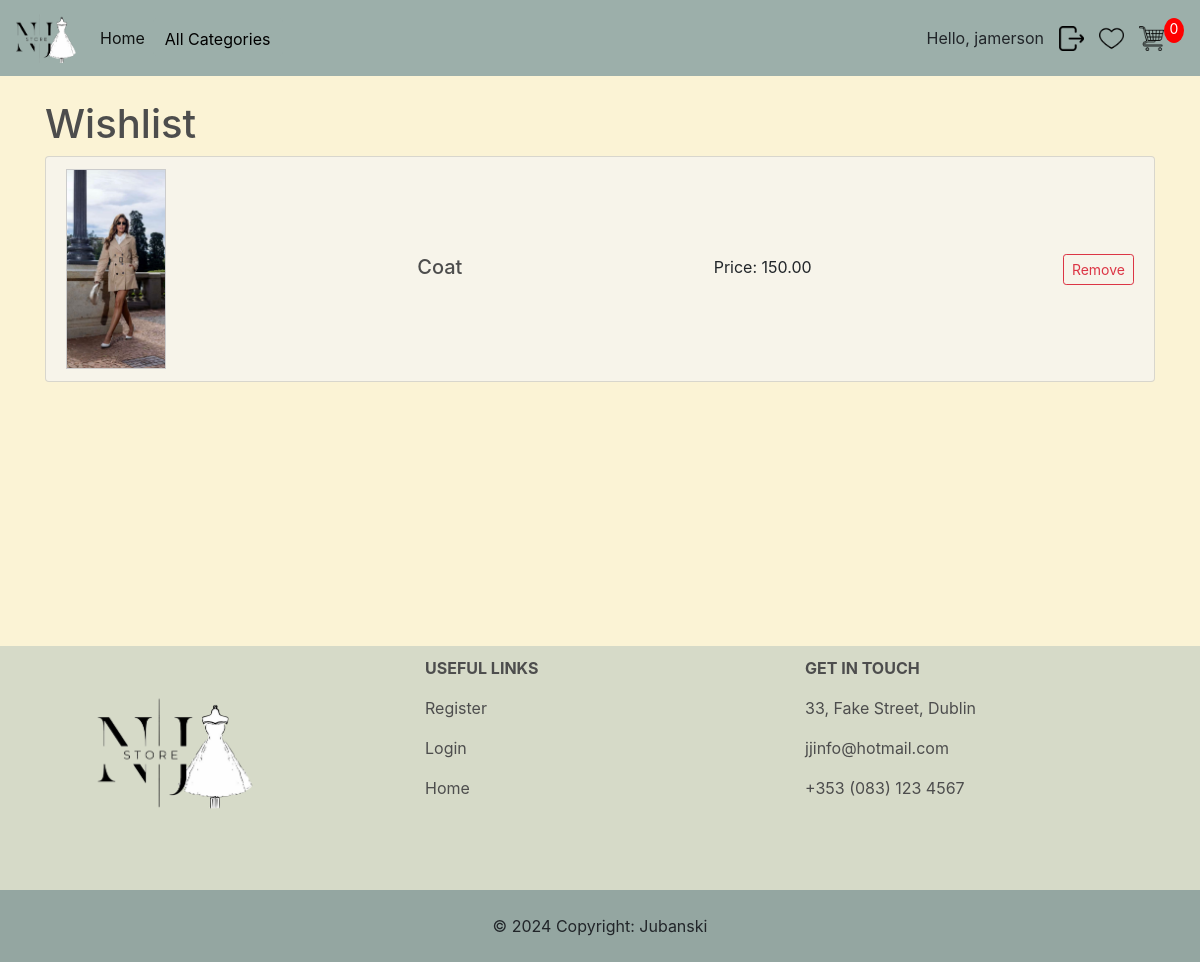
Screenshot of /wishlist/ (signed in) with the database file from the repository.
### store/models.py (models this page shows, shortened)
class Product(models.Model):
    name = models.CharField(max_length=200, null=True)
    description = models.TextField()
    price = models.DecimalField(max_digits=7, decimal_places=2)
    sizes = models.ManyToManyField(Size, related_name='products', blank=True)
    image = models.ImageField(upload_to='product_images/',null=True, blank=True)
    category = models.CharField(max_length=100)
    digital = models.BooleanField(default=False,null=True, blank=True)

### store/views.py (the view)
# urls.py: path('wishlist/', views.wishlist_view, name='wishlist'),
@login_required(login_url='login')
def wishlist_view(request):
    wishlist = Wishlist.objects.get_or_create(user=request.user)[0]
    data = cartData(request)
    cartItems = data['cartItems']
    context = {'wishlist': wishlist, 'cartItems': cartItems}
    return render(request, 'store/wishlist.html', context)

### store/context_processors.py (called while the page is built)
def categories(request):
    categories = Product.objects.values_list('category', flat=True).distinct()
    return {'categories': categories}

### store/models.py (called while the page is built)
    @property
    def get_cart_items(self):
        orderitems = self.orderitem_set.all()
        total = sum([item.quantity for item in orderitems])
        return total

### store/utils.py (called while the page is built)
def cartData(request):
    if request.user.is_authenticated:
        try:
            customer = request.user.customer
        except Customer.DoesNotExist:
            customer = None
        if customer:
            order, created = Order.objects.get_or_create(customer=customer, complete=False)
            items = order.orderitem_set.all()
            cartItems = order.get_cart_items
        else:
            order = None
            items = []
            cartItems = 0
    else:
        cookieData = cookieCart(request)
        cartItems = cookieData['cartItems']
        order = cookieData['order']
        items = cookieData['items']
    return{'cartItems':cartItems, 'order':order, 'items':items}

### store/templates/store/wishlist.html (shortened to what this page needs)
{% extends 'store/main.html' %}
{% load static %}
{% block content %}
<h1>Wishlist</h1>
    <div class="list-group ">
        {% for product in wishlist.products.all %}
            <div class="list-group-item d-flex justify-content-between align-items-center" style="background-color: #f7f4ea;">
                <div>
                    <a href="{% url 'product_detail' product_id=product.id %}">
                        <img class="smaller-image-gallery" src="{{product.image.url}}">
                    </a>
                </div>
                <div>
                    <a href="{% url 'product_detail' product_id=product.id %}">
                        <h5 class="mb-1">{{ product.name }}</h5>
                    </a>
                </div>
                <p class="mb-1">Price: {{ product.price }}</p>
                <a href="{% url 'removeFromWishlist' product.id %}" class="btn btn-sm btn-outline-danger">Remove</a>
            </div>
        {% endfor %}
    </div>
<br>
<br>
<br>
<br>
<br>
<br>
<br>
<br>
<br>
{% endblock content %}

### store/templates/store/main.html (shortened to what this page needs)
<!DOCTYPE html>
{% load static %}
<html lang="en">
<head>
    <link rel="stylesheet" type="text/css" href="{% static 'css/main.css' %}">
    <link rel="stylesheet" href="https://stackpath.bootstrapcdn.com/bootstrap/4.4.1/css/bootstrap.min.css">
	<link rel="stylesheet" href="https://use.fontawesome.com/releases/v5.6.1/css/all.css">
</head>
<body>
    <nav class="navbar navbar-expand-lg navbar-light custom-navbar">
        <div class="collapse navbar-collapse" id="navbarTogglerDemo01">
          <a class="navbar-brand" href="{% url 'store' %}">
                <img src="{% static 'images/logonav.png' %}" alt="JJ Store Logo" width="60" height="50">
          </a>
          <ul class="navbar-nav mr-auto mt-2 mt-lg-0">
            <li class="nav-item active">
              <a class="nav-link" href="{% url 'store' %}"> Home <span class="sr-only">(current)</span></a>
            </li>
            <li class="nav-item active">
                <form id="categoryForm" class="d-flex" method="GET" action="{% url 'filter_category' %}">
                    <select id="categorySelect" class="form-control mr-sm-1 custom-dropdown" name="category">
                        <option value="">All Categories</option>
                    </select>
                </form>
            </li>
          </ul>
        <div class="form-inline my-2 my-lg-0">
            {% if request.user.is_authenticated %}
                <span>Hello, {{request.user}}</span>
                <a href="{% url 'logout' %}">
                    <img id="cart-icon" src="{% static 'images/logout.png' %}">
                </a>
            {% else %}
                <a href="{% url 'login' %} ">
                    <img id="cart-icon" src="{% static 'images/login.png' %}">
                </a>
            {% endif %}
            <a href="{% url 'wishlist' %}">
                <img id="cart-icon" src="{% static 'images/emptyHeart.png' %}">
            </a>
            <a href="{% url 'cart' %}">
                <img id="cart-icon" src="{% static 'images/shopping-cart.png' %}">
            </a>
            <p id="cart-total">{{cartItems}}</p>
        </div>
        </div>
      </nav>
    <div class="container">
        <br>
        {% block content %}
        {% endblock content %}
    </div>
    <br>
    <br>
    <section id="footer">
        <div class="container">
            <div class="row">
                <div class="col-md-4 footer-box">
                    <img class="smaller-image-logo" src="{% static 'images/logotransparent.png' %}">
                    <br>
                    <br>
                </div>
                <div class="col-md-4 footer-box">
                    <p><b>USEFUL LINKS</b></p>
                    <a href="{% url 'register' %}"><p>Register</p></a>
                    <a href="{% url 'login' %}"><p>Login</p></a>
                    <a href="{% url 'store' %}"><p>Home</p></a>
                </div>
                <div class="col-md-4 footer-box">
                    <p><b>GET IN TOUCH</b></p>
                    <p>33, Fake Street, Dublin</p>
                    <p>jjinfo@hotmail.com</p>
                    <p>+353 (083) 123 4567</p>
                </div>
            </div>
        </div>
    </section>
        <section id="copyright">
            <div class="text-center p-4" style="background-color: rgba(0, 0, 0, 0.05);">
                © 2024 Copyright:
                <a class="text-reset fw-bold" href="{% url 'store' %}">Jubanski</a>
            </div>
        </section>
</body>
</html>

### static/css/main.css (style rules this page uses)
body { background-color: #FBF3D5!important; }
.custom-navbar { background-color: #9CAFAA; }
h1,h2,h3,h4,h5,h6 { color:hsl(0, 0%, 30%); }
#cart-icon { width:25px; display: inline-block; margin-left: 15px; }
#cart-total { display: block; text-align: center; color:#fff; background-color: red; width: 20px; height: 25px; border-radius: 50%; font-size: 14px; }
.btn { border-radius: 0; }
html { margin: 0; padding: 0; height: 100%; }
.smaller-image-gallery { width: 100px; height: 200px; object-fit: cover; border: 1px solid #ccc; }
.smaller-image-logo { width: 250px; height: 200px; object-fit: cover; border: 1px #ccc; }
#footer { color:hsl(0, 0%, 30%); background-color: #D6DAC8; }
.footer-box { padding-top: 10px; padding-bottom: 10px; }
.footer-box a { text-decoration: none; color:hsl(0, 0%, 30%); }
#copyright { background-color: #9CAFAA; }
.custom-dropdown { background-color: #9CAFAA!important; border: none!important; appearance: none; padding-top: 8.5px!important; color: black!important; }

### rows the page displays
Product: image (picture), name "Coat", price "150.00"

### other values shown
{{ request.user }} "jamerson"
{{ cartItems }} "0"
